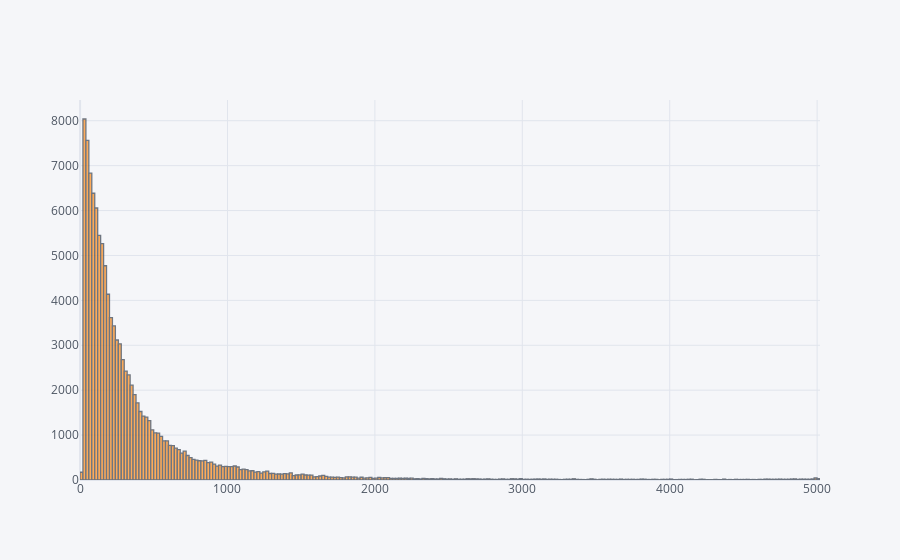

Write notebook code for a chart like this one.
### Code cell
comment_len.iplot(kind='hist')

### Figure 1 — Plotly figure (JSON) as saved in the notebook; plotly's stock layout.template omitted (floating-point values rounded to 4 significant figures; data arrays with more than 128 entries replaced by an {"elided": "..."} marker saying what was removed)
{"data": [{"histfunc": "count", "histnorm": "", "marker": {"color": "rgba(255, 153, 51, 1.0)", "line": {"color": "#4D5663", "width": 1.3}}, "name": "comment_text", "opacity": 0.8, "orientation": "v", "type": "histogram", "x": {"elided": "111723 int values"}}], "layout": {"barmode": "overlay", "legend": {"bgcolor": "#F5F6F9", "font": {"color": "#4D5663"}}, "paper_bgcolor": "#F5F6F9", "plot_bgcolor": "#F5F6F9", "title": {"font": {"color": "#4D5663"}}, "xaxis": {"gridcolor": "#E1E5ED", "showgrid": true, "tickfont": {"color": "#4D5663"}, "title": {"font": {"color": "#4D5663"}, "text": ""}, "zerolinecolor": "#E1E5ED"}, "yaxis": {"gridcolor": "#E1E5ED", "showgrid": true, "tickfont": {"color": "#4D5663"}, "title": {"font": {"color": "#4D5663"}, "text": ""}, "zerolinecolor": "#E1E5ED"}}}
